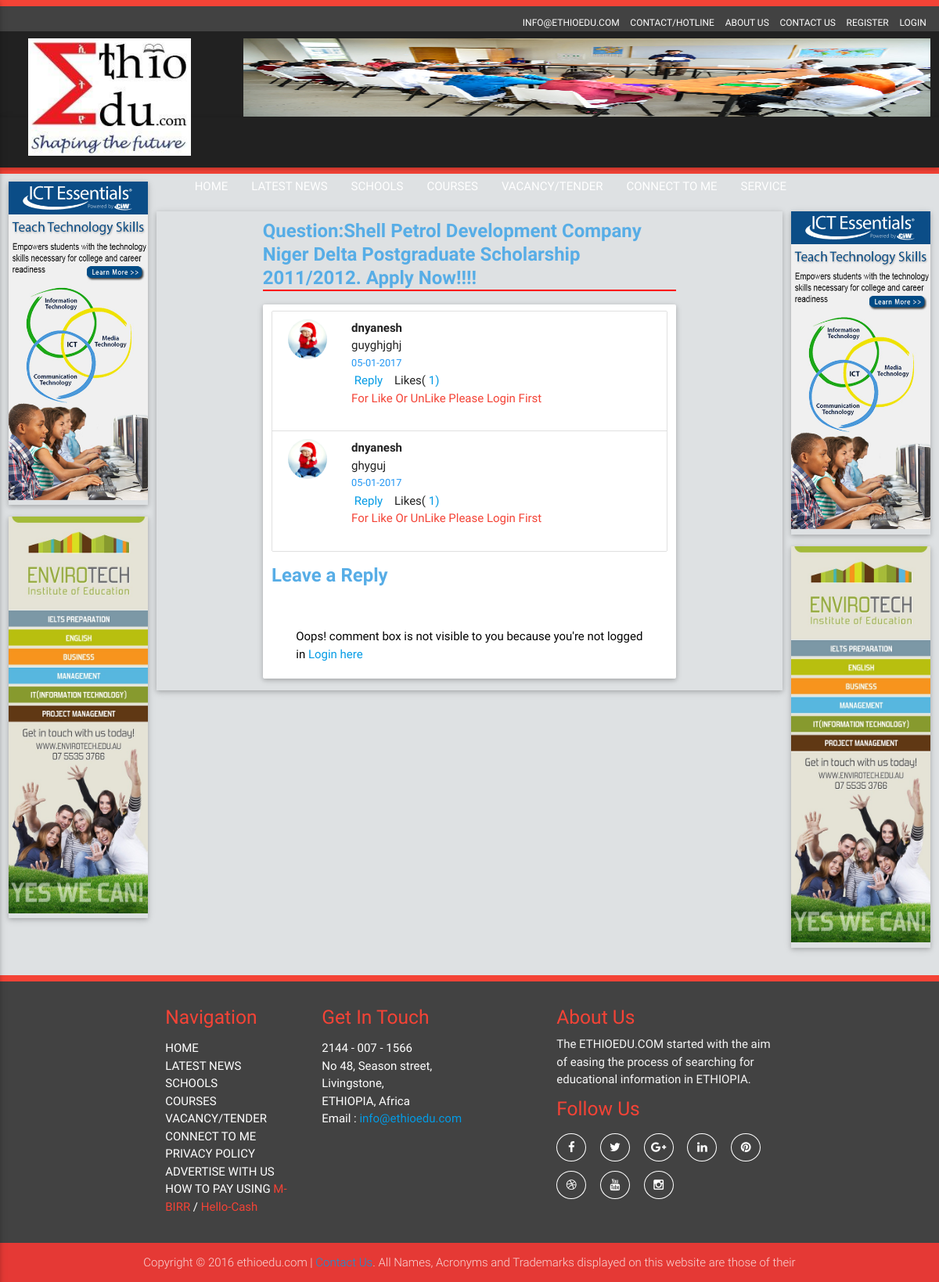
/gist_details/show_one/86, run on the app's committed database.
### tables this page shows
CREATE TABLE `tbl_advertise` (
  `advertise_id` int(11) NOT NULL,
  `advertise_name` varchar(100) NOT NULL,
  `advertise_email` varchar(50) NOT NULL,
  `advertise_number` varchar(15) NOT NULL,
  `advertise_category` varchar(50) NOT NULL,
  `advertise_position` varchar(20) NOT NULL,
  `advertise_subject` varchar(200) NOT NULL,
  `advertise_attachment` varchar(200) NOT NULL,
  `advertise_desc` varchar(500) NOT NULL,
  `advertise_date` varchar(50) NOT NULL,
  `advertise_time` varchar(50) NOT NULL,
  `user_id` int(11) NOT NULL,
  `isactive` tinyint(1) NOT NULL DEFAULT '0'
);

CREATE TABLE `tbl_posts` (
  `post_id` int(11) NOT NULL,
  `post_title` varchar(100) NOT NULL,
  `post_desc` varchar(5000) NOT NULL,
  `post_category` varchar(50) NOT NULL,
  `post_attachment` varchar(50) NOT NULL,
  `post_author` varchar(50) NOT NULL,
  `post_source` varchar(50) NOT NULL,
  `post_event_date` varchar(100) NOT NULL,
  `post_event_time` varchar(100) NOT NULL,
  `post_date` varchar(50) NOT NULL,
  `post_time` varchar(50) NOT NULL,
  `post_venue` varchar(50) NOT NULL,
  `post_type` varchar(50) NOT NULL,
  `post_approve` varchar(10) NOT NULL,
  `user_id` int(11) NOT NULL
);

CREATE TABLE `tbl_postresponse` (
  `presponse_id` int(11) NOT NULL,
  `presponse_title` varchar(100) NOT NULL,
  `presponse_desc` varchar(5000) NOT NULL,
  `presponse_like` int(10) NOT NULL,
  `presponse_type` varchar(50) NOT NULL,
  `presponse_date` varchar(50) NOT NULL,
  `presponse_time` varchar(50) NOT NULL,
  `pparent_id` int(11) NOT NULL,
  `user_id` int(11) NOT NULL,
  `post_id` int(11) NOT NULL
);

CREATE TABLE `tbl_user_meta` (
  `school_type` varchar(50) NOT NULL,
  `user_school` varchar(50) NOT NULL,
  `user_level` varchar(50) NOT NULL,
  `user_dept` varchar(50) NOT NULL,
  `user_gender` varchar(50) NOT NULL,
  `user_birth` varchar(400) NOT NULL,
  `user_age` varchar(50) NOT NULL,
  `mobile_no` varchar(50) NOT NULL,
  `user_avatar` varchar(500) NOT NULL,
  `marital_status` varchar(50) NOT NULL,
  `interested_in` varchar(50) NOT NULL,
  `about_user` varchar(200) NOT NULL,
  `user_interest` varchar(200) NOT NULL,
  `user_hobby` varchar(200) NOT NULL,
  `user_date` varchar(50) NOT NULL,
  `user_time` varchar(50) NOT NULL,
  `user_id` int(11) NOT NULL
);

### index.php (called while the page is built, shortened)
<?php
require_once BASEPATH.'core/CodeIgniter.php';

### application/models/Init_models.php (called while the page is built, shortened)
<?php
   class Init_models extends CI_Model
   {
    public function getadvertisebanners()
      {
          $query = $this->db->query("SELECT * FROM tbl_advertise where isactive=true");
         return $query->result_array();
      }
   function get_one_gist($post_id)
     {
      $query = $this->db->query("SELECT * FROM tbl_posts where post_id = '".$post_id."' and post_type = 'gist'");
     return $query->row();
   }
  function tree_all_gist($post_id)
  {
  $result = $this->db->query("SELECT * FROM tbl_postresponse where post_id = $post_id and presponse_type = 'gist'")->result_array();
  if($result)
 {
  foreach ($result as $row)
  {
  $data[] = $row;
  }
  return $data;
}
  }
  function tree_by_parent_gist($post_id,$in_parent)
  {
    $result = $this->db->query("SELECT tbl_postresponse.presponse_id , tbl_postresponse.presponse_title , tbl_postresponse.presponse_desc ,tbl_postresponse.presponse_like , tbl_postresponse.presponse_date , tbl_postresponse.presponse_time ,tbl_postresponse.pparent_id , tbl_postresponse.user_id , tbl_postresponse.post_id , tbl_user_meta.user_avatar  FROM tbl_postresponse LEFT JOIN tbl_user_meta ON tbl_user_meta.user_id = tbl_postresponse.user_id  where tbl_postresponse.pparent_id = $in_parent AND tbl_postresponse.post_id = $post_id AND tbl_postresponse.presponse_type = 'gist'")->result_array();
 foreach ($result as $row) {
    $data[] = $row;
    }
    return $data;
  }
   }
?>

### application/controllers/Gist_details.php (the view, shortened to what this page needs)
<?php
class Gist_details extends CI_Controller {
    public function __construct()
    {
        $this->load->helper(array('form','url'));
        $this->load->library(array('session', 'form_validation', 'email'));
        $this->load->database();
        $this->load->model('Init_models');
    }
        function show_one($ne_id) {
    $data['banners'] = $this->Init_models->getadvertisebanners();
    $banners = $this->Init_models->getadvertisebanners();
        $data = array(
            'm_title' => 'Gist Details',
            'title' => 'Gist Details',
            'banners' => $banners
        );
  $data['ques'] = $this->Init_models->get_one_gist($ne_id);
   $data['comments'] = $this->show_tree_gist($ne_id);
  $this->load->view('gist_details', $data);
}
     function show_tree_gist($post_id)
    {
    $store_all_id = array();
      $id_result = $this->Init_models->tree_all_gist($post_id);                                                                                                                                                                                                                                                                                                                                                                                                                                                                                                                                                                                                                                                                                                                                                                                                      ($post_id);
   if($id_result == null)
    {
        $html = "";
        $html .= "<ul class='collection'>";
        $html .= " <li class='collection-item'>
<div class='row'>
         <div class='col s12 m2 grid-example'>
<div class='comment-body comment-avatar '> </div> </div>
<div class='col s12 m8 grid-example'>
<div class='aut'></div>
<div class='comment-body'></div>
<div class='timestamp blue-text'></div>
<div><a href='#comment_form' class='reply' id=''></a></div>
<div></div></li></ul>";
return $html;
    }
else{
    foreach ($id_result as $presponse_id)
    {
    array_push($store_all_id, $presponse_id['pparent_id']);
    }
    return $this->in_parent(0,$post_id, $store_all_id);
}
    }
function in_parent($in_parent,$post_id,$store_all_id)
    {
    $html = "";
    if (in_array($in_parent,$store_all_id))
    {
           $result = $this->Init_models->tree_by_parent_gist($post_id,$in_parent);
           $html .= $in_parent == 0 ? "<ul class='collection'>" : "<ul>";
   foreach ($result as $re)
{
                  $sessid= $this->session->userdata('suserid');
                  $formdate = $re['presponse_date'];
                  $adate = strtotime(date($formdate));
                  $startdate = date('d-m-Y',$adate);
$html .= " <li class='collection-item'>
<div class='row'>
         <div class='col s12 m2 grid-example'>
<div class='comment-body comment-avatar '> <img class='circle responsive-img valign profile-image' src = ".'http://localhost/ETHIO/uploads/'.$re['user_avatar']."></div> </div>
<div class='col s12 m8 grid-example'>
<div class='aut'>".$re['presponse_title']." </div>
<div class='comment-body'>".$re['presponse_desc']." </div>
<div class='timestamp blue-text'>".$startdate."</div>
<div><a href='#comment_form' class='reply' id='" . $re['presponse_id'] . "'>&nbsp;Reply &nbsp;&nbsp;&nbsp;</a></div>
<div>Likes(<a><span> ".$re['presponse_like']. "</span>)</a></div>";
if( $sessid == '' ){
    $html .="<p class='red-text'>For Like Or UnLike Please Login First</p>" ;
 }
$html .=$this->in_parent($re['presponse_id'],$post_id, $store_all_id);
$html .= "</li>"; } $html .= "</ul>";
}
return $html;
    }
}

### application/views/header.php (shortened to what this page needs)
<!DOCTYPE html>
<html lang="en">
    <head>
        <link rel="stylesheet" type="text/css" href="<?php echo base_url() . 'css/materialize.min.css' ?> " />
        <link rel="stylesheet" type="text/css" href="<?php echo base_url() . 'css/font-awesome.min.css' ?>" />
        <link rel="stylesheet" type="text/css" href="<?php echo base_url() . 'css/owl.carousel.css' ?>" />
        <link rel="stylesheet" type="text/css" href="<?php echo base_url() . 'css/bootstrapValidator.css'?>"/>
        <link rel="stylesheet" type="text/css" href="<?php echo base_url() . 'css/style.css' ?>" />
    </head>
    <body>
        <div class="header-top grey darken-3 ">
            <div class="row">
                <div class="col s12 ">
                    <ul class="top-nav">
                        <li><a href="#">INFO@ETHIOEDU.COM</a></li>
                        <li><a class="<?php if($this->uri->segment(1)=="Contacts_Hotline"){echo "active";}?>" href="<?php echo base_url() . 'index.php/Contacts_Hotline' ?>">CONTACT/HOTLINE</a></li>
                        <li><a class="<?php if($this->uri->segment(1)=="About_us"){echo "active";}?>" href="<?php echo base_url() . 'index.php/About_us' ?>">ABOUT US</a></li>
                        <li><a class="<?php if($this->uri->segment(1)=="contact"){echo "active";}?>" href="<?php echo base_url() . 'index.php/contact' ?>">CONTACT US</a></li>
                            <?php if (!$this->session->userdata('logged_in'))
                             { ?>
                        <li><a class="<?php if($this->uri->segment(1)=="sregister"){echo "active";}?>" href="<?php echo base_url() . 'index.php/sregister' ?>">REGISTER </a></li>
                        <li><a class="<?php if($this->uri->segment(1)=="login"){echo "active";}?>" href="<?php echo base_url() . 'index.php/login' ?>">LOGIN</a></li>
                            <?php } ?>
                    </ul>
                </div>
            </div>
        </div>
        <div class="header-top1 grey darken-4 ">
            <div class="row">
                <div class="col s3 ">
                   <a href="<?php echo base_url().'index.php/home'?>"> <img class="logo_bar" src="<?php echo base_url() . 'images/logo.png' ?>"></a>
                </div>
                <div class="col s9 ">
                    <div class="upper_slider">
                         <?php foreach ($banners as $key => $value) {
                                if($value['advertise_position']=='Top')
                                    echo "<div class='item'><img src='../uploads/".$value['advertise_attachment']."'></div>";
                            }?>
                    </div>
                </div>
            </div>
        </div>
        <div class="navbar-fix">
            <nav class="grey darken-4" role="navigation">
                <div class="nav-wrapper container">
                    <ul class="right hide-on-med-and-down">
                        <li><a  class="<?php if($this->uri->segment(1)=="home"){echo "active";}?>" href="<?php echo base_url() . 'index.php/home' ?>">HOME</a></li>
                        <li><a class="dropdown-button home-btn <?php if($this->uri->segment(1)=="news" || $this->uri->segment(1)=="reportnews" || $this->uri->segment(1)=="gist"){echo "active";}?>" href="#!" data-hover="true" data-activates="dropdown1">LATEST NEWS</a></li>
                        <li><a class="<?php if($this->uri->segment(1)=="schools"){echo "active";}?>" href="<?php echo base_url() . 'index.php/schools' ?>">SCHOOLS</a></li>
                        <li><a class="<?php if($this->uri->segment(1)=="course"){echo "active";}?>" href="<?php echo base_url() . 'index.php/course' ?>">COURSES</a></li>
                        <li><a class="<?php if($this->uri->segment(1)=="vactender"){echo "active";}?>" href="<?php echo base_url() . 'index.php/vactender' ?>">VACANCY/TENDER</a></li>
                        <li><a class="<?php if($this->uri->segment(1)=="connectme"){echo "active";}?>" href="<?php echo base_url() . 'index.php/connectme' ?>">CONNECT TO ME</a></li>
                        <li><a class="dropdown-button home-btn <?php if($this->uri->segment(1)=="Projectlist" || $this->uri->segment(1)=="event" || $this->uri->segment(1)=="tips" || $this->uri->segment(1)=="QuesAns"){echo "active";} ?>" href="" data-hover="true" data-activates="dropdown2">SERVICE</a></li>
                    </ul>
                </div>
            </nav>
        </div>

### application/views/gist_details.php (shortened to what this page needs)
<?php  $this->load->view('header'); ?>
      <div class="service-wrap ">
      <div class="row">
         <div class="col s12 m2 grid-example">
                    <div class="service_col z-depth-1  darken-1">
                        <a href="#">
                            <img src="<?php echo base_url() . 'images/slider/Banner_Vertical.jpg' ?>">
                        </a>
                    </div>
                    <div class="service_col z-depth-1  darken-1">
                        <a href="#">
                            <img src="<?php echo base_url() . 'images/slider/Banner-Vertical.jpg' ?>">
                        </a>
                    </div>
                </div>
    <div class="col s12 m8  grid-example z-depth-1">
<div class="col s12 m12 l12">
        <div class="container">
        <div class="starter-template">
      <div class="course_info">
        <span class="p-h">
         <p class="lead black-text"><h1 class = "page-heading">Question:<?php echo $ques->post_title ?></h1></p>
         </span>
        </div>
        </div>
        <div class="col m12 s12 card-panel"> <?php echo $comments ?>
        <div class="comment_info"><h3 class="page-heading"> Leave a Reply </h3></div>
         <p class="notice error"><?php $this->session->flashdata('error_msg'); ?></p><br/>
         <?php  if ( !$this->session->userdata('logged_in')){?>
 <div class="col m12">
    <p class="black-text gist-heading">Oops! comment box is not visible to you because you're not logged in  <a href="<?php echo base_url() ?>index.php/login">Login here</a></p>
</div>
             <?php }?>
             </div>
             </div>
             </div>
    </div>
     <div class="col s12 m2 grid-example">
               <div class="service_col z-depth-1  darken-1">
                  <a href="#">
                  <img src="<?php echo base_url() . 'images/slider/Banner_Vertical.jpg' ?>">
                  </a>
               </div>
               <div class="service_col z-depth-1  darken-1">
                  <a href="#">
                  <img src="<?php echo base_url() . 'images/slider/Banner-Vertical.jpg' ?>">
                  </a>
              </div>
        </div>
  </div>
</div>

### css/style.css (style rules this page uses)
body { background: #f0f0f0; }
p { margin: 0px; color: #000; }
.navbar-fix { border-bottom: 8px solid #f44336; }
.navbar-fix ul li a { color: #fff; }
.header-top { height: 40px; color: #fff; border-top: 8px solid #f44336; }
.logo_bar { height: 150px; width: 75%; margin-left: 25px; }
.header-top1 { height: 110px; color: #fff; }
.upper_slider .item img { height: 100px; }
.top-nav { margin: 0px; float: right; }
.top-nav li { list-style: none; display: inline-block; line-height: 40px; }
.top-nav li a { text-decoration: none; padding: 0px 5px; color: #fff; font-size: 12px; }
.comment-avatar { max-width: 100%; vertical-align: middle; width: 50px; }
.comment-avatar { display: inline-block; }
.service-wrap { margin-top: 10px; }
.service_col { overflow: hidden; margin-bottom: 15px; }
.service_col img { width: 100%; }
.service_col h5,p { color: #fff; }
.course_info .page-heading { font-size: 24px; font-weight: bold; color: #57ade6; border-bottom: 2px solid red; margin: 10px 0px; }
.comment_info .page-heading { font-size: 24px; font-weight: bold; color: #57ade6; margin: 10px 0px; }
.course_info p { color: #000; }
.page-heading { line-height: 55px; }
.p-h,.page-heading { line-height: 30px; }
.gist-heading { padding: 20px; }

### application/views/gist_details.php (style rules this page uses)
.aut { font-weight: bold; }
.timestamp { font-size: 85%; }
.reply { float: left; }
ul { list-style-type: none; }
body { font-family: 'Roboto', Arial, Helvetica, Sans-serif, Verdana; background: #dee1e3; }

### data on the page
tbl_advertise: advertise_attachment (placeholder picture)
tbl_posts: post_title "Shell Petrol Development Company Niger Delta Postgraduate Scholarship 2011/2012. Apply Now!!!!"
tbl_postresponse: tbl_user_meta.user_avatar (picture), presponse_title "dnyanesh", presponse_desc "guyghjghj", presponse_like "1"
tbl_postresponse: tbl_user_meta.user_avatar (picture), presponse_title "dnyanesh", presponse_desc "ghyguj", presponse_like "1"
